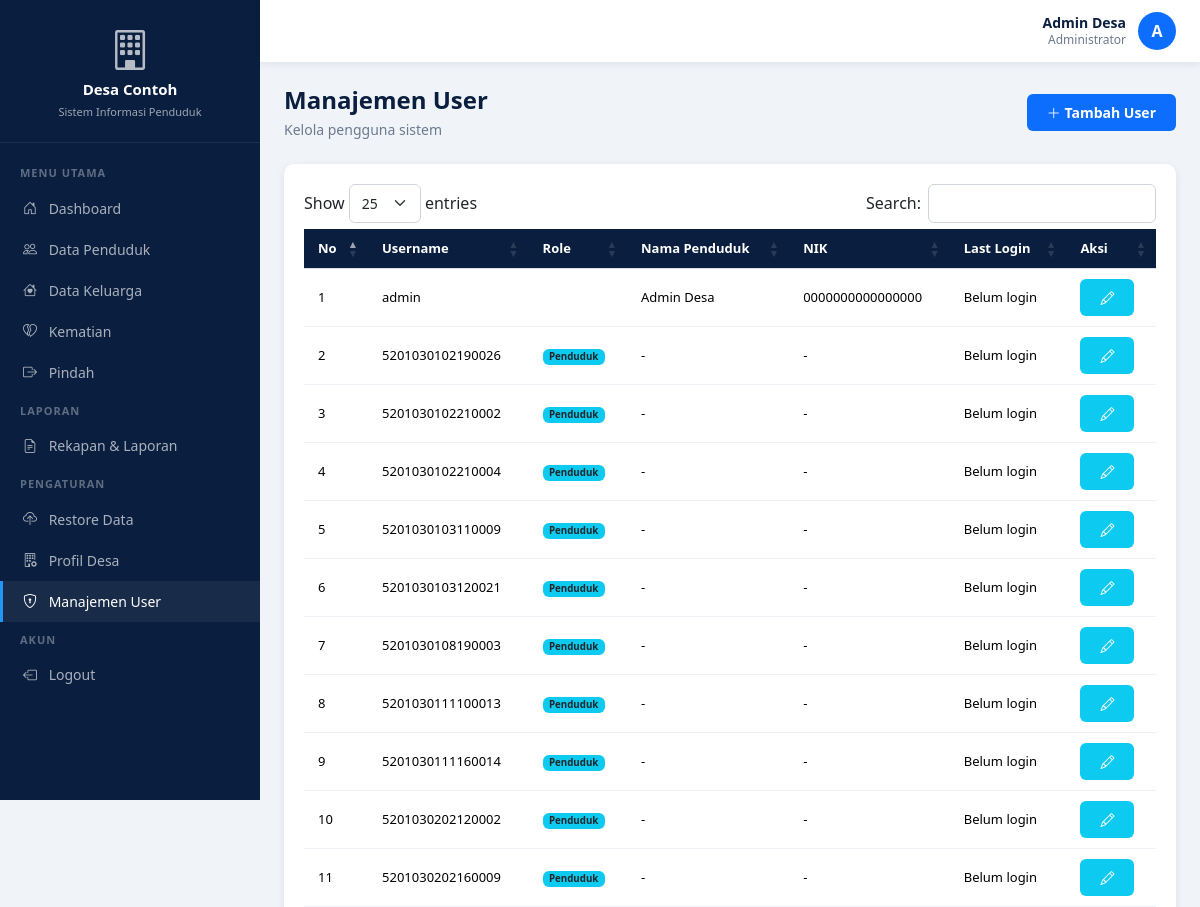
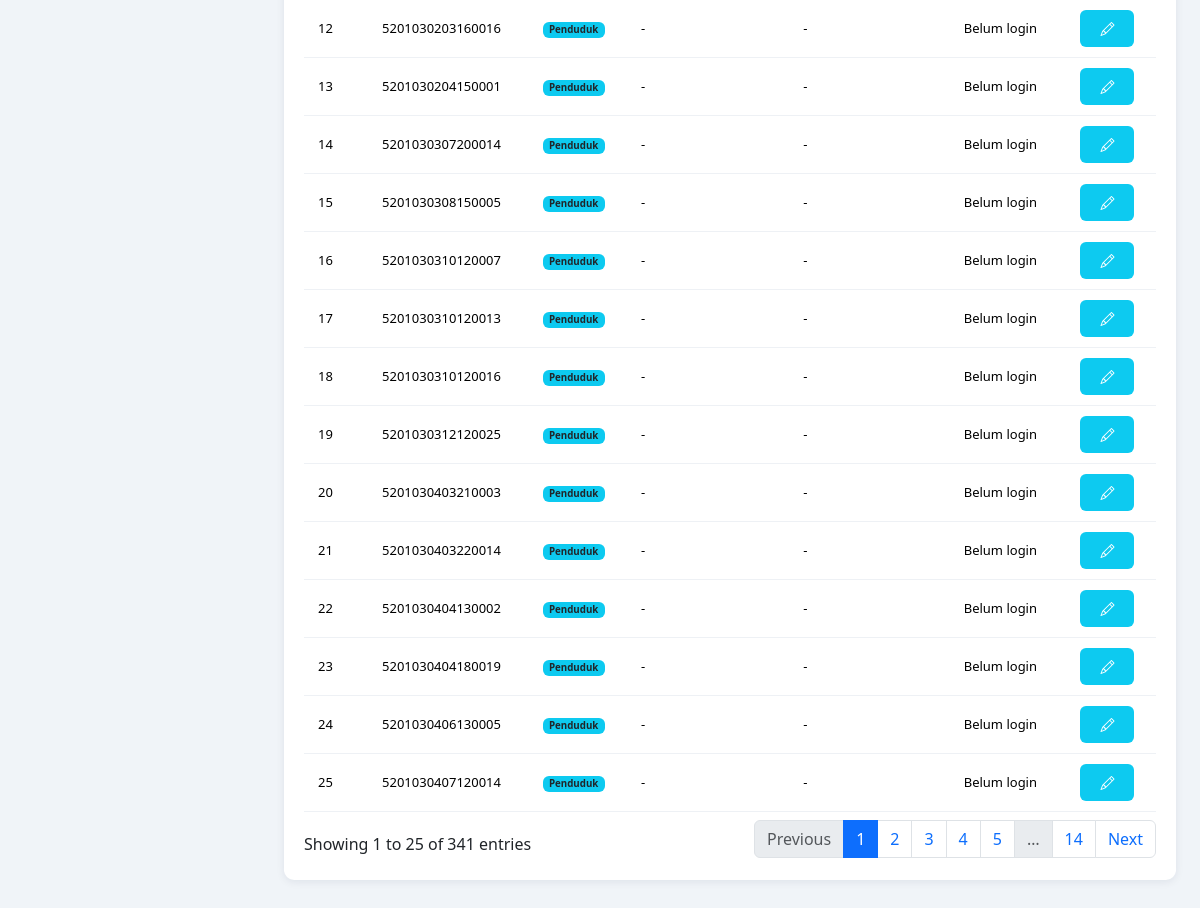
Screenshot of /admin/users/index.php (signed in) with the database file from the repository (2 pictures, top to bottom).
### tables this page shows
CREATE TABLE IF NOT EXISTS profil_desa (
    id INT AUTO_INCREMENT PRIMARY KEY,
    nama_desa VARCHAR(100) DEFAULT '',
    kecamatan VARCHAR(100) DEFAULT '',
    kabupaten VARCHAR(100) DEFAULT '',
    provinsi VARCHAR(100) DEFAULT '',
    alamat TEXT DEFAULT NULL,
    telepon VARCHAR(20) DEFAULT '',
    email VARCHAR(100) DEFAULT '',
    website VARCHAR(100) DEFAULT '',
    logo VARCHAR(255) DEFAULT NULL,
    visi TEXT DEFAULT NULL,
    misi TEXT DEFAULT NULL,
    sejarah TEXT DEFAULT NULL,
    updated_at DATETIME DEFAULT CURRENT_TIMESTAMP ON UPDATE CURRENT_TIMESTAMP
);

CREATE TABLE IF NOT EXISTS users (
    id INT AUTO_INCREMENT PRIMARY KEY,
    username VARCHAR(50) UNIQUE NOT NULL,
    password VARCHAR(255) NOT NULL,
    role ENUM('admin','penduduk') NOT NULL DEFAULT 'penduduk',
    penduduk_id INT DEFAULT NULL,
    no_kk VARCHAR(16) DEFAULT NULL,
    last_login DATETIME DEFAULT NULL,
    created_at DATETIME DEFAULT CURRENT_TIMESTAMP,
    FOREIGN KEY (penduduk_id) REFERENCES penduduk(id) ON DELETE SET NULL
);

CREATE TABLE IF NOT EXISTS penduduk (
    id INT AUTO_INCREMENT PRIMARY KEY,
    nik VARCHAR(16) UNIQUE NOT NULL,
    no_kk VARCHAR(16) DEFAULT NULL,
    hubungan_keluarga ENUM('KEPALA KELUARGA','SUAMI','ISTRI','ANAK','MENANTU','CUCU','ORANG TUA','MERTUA','FAMILI LAIN','LAINNYA') DEFAULT 'LAINNYA',
    nama VARCHAR(100) NOT NULL,
    tempat_lahir VARCHAR(50) DEFAULT '',
    tanggal_lahir DATE DEFAULT NULL,
    jenis_kelamin ENUM('L','P') DEFAULT 'L',
    alamat TEXT DEFAULT NULL,
    rt VARCHAR(3) DEFAULT '',
    rw VARCHAR(3) DEFAULT '',
    dusun VARCHAR(50) DEFAULT '',
    agama VARCHAR(20) DEFAULT '',
    status_perkawinan VARCHAR(20) DEFAULT '',
    pekerjaan VARCHAR(50) DEFAULT '',
    kewarganegaraan VARCHAR(10) DEFAULT 'WNI',
    status_hidup ENUM('hidup','meninggal','pindah') DEFAULT 'hidup',
    tgl_input DATETIME DEFAULT CURRENT_TIMESTAMP
);

### config/functions.php (called while the page is built, shortened)
<?php
require_once 'database.php';
require_once 'session.php';
function getProfilDesa() {
    global $pdo;
    $stmt = $pdo->query("SELECT * FROM profil_desa WHERE id = 1");
    return $stmt->fetch();
}

### config/session.php (called while the page is built, shortened)
<?php
function isLogin() {
    return isset($_SESSION['user_id']);
}
function isAdmin() {
    return isLogin() && $_SESSION['user_role'] === 'admin';
}

### admin/users/index.php (the view, shortened to what this page needs)
<?php
require_once '../../config/database.php';
require_once '../../config/functions.php';
$stmt = $pdo->query("SELECT u.*, p.nama as nama_penduduk, p.nik FROM users u LEFT JOIN penduduk p ON u.penduduk_id = p.id ORDER BY u.id");
$users = $stmt->fetchAll();
?>
<!DOCTYPE html>
<html lang="id">
<head>
    <link href="https://cdn.jsdelivr.net/npm/bootstrap@5.3.3/dist/css/bootstrap.min.css" rel="stylesheet">
    <link rel="stylesheet" href="https://cdn.jsdelivr.net/npm/bootstrap-icons@1.11.3/font/bootstrap-icons.min.css">
    <link rel="stylesheet" href="https://cdn.datatables.net/1.13.6/css/dataTables.bootstrap5.min.css">
    <link rel="stylesheet" href="../../assets/css/style.css">
</head>
<body>
    <?php include '../layout/sidebar.php'; ?>
    <div class="main-content">
        <?php include '../layout/topbar.php'; ?>
        <div class="content-wrapper">
            <div class="page-header d-flex justify-content-between align-items-center">
                <div>
                    <h4>Manajemen User</h4>
                    <p>Kelola pengguna sistem</p>
                </div>
                <a href="tambah.php" class="btn btn-primary"><i class="bi bi-plus-lg"></i> Tambah User</a>
            </div>
            <div class="card">
                <div class="card-body">
                    <div class="table-responsive">
                        <table class="table table-custom table-datatable">
                            <thead>
                                <tr>
                                    <th>No</th>
                                    <th>Username</th>
                                    <th>Role</th>
                                    <th>Nama Penduduk</th>
                                    <th>NIK</th>
                                    <th>Last Login</th>
                                    <th>Aksi</th>
                                </tr>
                            </thead>
                            <tbody>
                                <?php $no = 1; foreach ($users as $u): ?>
                                <tr>
                                    <td><?= $no++ ?></td>
                                    <td><?= htmlspecialchars($u['username']) ?></td>
                                    <td>
                                        <?php if ($u['role'] == 'admin'): ?>
                                            <span class="badge bg-navy">Admin</span>
                                        <?php else: ?>
                                            <span class="badge bg-info text-dark">Penduduk</span>
                                        <?php endif; ?>
                                    </td>
                                    <td><?= htmlspecialchars($u['nama_penduduk'] ?: '-') ?></td>
                                    <td><?= htmlspecialchars($u['nik'] ?: '-') ?></td>
                                    <td><?= $u['last_login'] ? formatTanggalWaktu($u['last_login']) : 'Belum login' ?></td>
                                    <td>
                                        <a href="edit.php?id=<?= $u['id'] ?>" class="btn btn-sm btn-info"><i class="bi bi-pencil"></i></a>
                                    </td>
                                </tr>
                                <?php endforeach; ?>
                            </tbody>
                        </table>
                    </div>
                </div>
            </div>
        </div>
    </div>
</body>
</html>

### admin/layout/sidebar.php (shortened to what this page needs)
<?php
$profil = getProfilDesa();
$isAdmin = isAdmin();
?>
<div class="sidebar">
    <div class="sidebar-brand">
        <?php if ($profil['logo'] && file_exists($profil['logo'])): ?>
            <img src="../../<?= htmlspecialchars($profil['logo']) ?>" alt="Logo">
        <?php else: ?>
            <i class="bi bi-building" style="font-size: 40px; opacity: 0.7;"></i>
        <?php endif; ?>
        <h6><?= htmlspecialchars($profil['nama_desa']) ?></h6>
        <small>Sistem Informasi Penduduk</small>
    </div>
    <div class="sidebar-menu">
        <div class="menu-label">Menu Utama</div>
        <a href="../../index.php" class="nav-item <?= basename($_SERVER['PHP_SELF']) == 'index.php' && basename(dirname($_SERVER['PHP_SELF'])) == '' ? 'active' : '' ?>"><i class="bi bi-house-door"></i> Dashboard</a>
        <?php if ($isAdmin): ?>
        <a href="../penduduk/index.php" class="nav-item <?= strpos($_SERVER['PHP_SELF'], 'penduduk') !== false ? 'active' : '' ?>"><i class="bi bi-people"></i> Data Penduduk</a>
        <a href="../keluarga/index.php" class="nav-item <?= strpos($_SERVER['PHP_SELF'], 'keluarga') !== false ? 'active' : '' ?>"><i class="bi bi-house-heart"></i> Data Keluarga</a>
        <a href="../kematian/index.php" class="nav-item <?= strpos($_SERVER['PHP_SELF'], 'kematian') !== false ? 'active' : '' ?>"><i class="bi bi-heartbreak"></i> Kematian</a>
        <a href="../pindah/index.php" class="nav-item <?= strpos($_SERVER['PHP_SELF'], 'pindah') !== false ? 'active' : '' ?>"><i class="bi bi-box-arrow-right"></i> Pindah</a>
        <div class="menu-label">Laporan</div>
        <a href="../laporan/index.php" class="nav-item <?= strpos($_SERVER['PHP_SELF'], 'laporan') !== false ? 'active' : '' ?>"><i class="bi bi-file-earmark-text"></i> Rekapan & Laporan</a>
        <div class="menu-label">Pengaturan</div>
        <a href="../restore/index.php" class="nav-item <?= strpos($_SERVER['PHP_SELF'], 'restore') !== false ? 'active' : '' ?>"><i class="bi bi-cloud-upload"></i> Restore Data</a>
        <a href="../profil/index.php" class="nav-item <?= strpos($_SERVER['PHP_SELF'], 'profil') !== false ? 'active' : '' ?>"><i class="bi bi-building-gear"></i> Profil Desa</a>
        <a href="../users/index.php" class="nav-item <?= strpos($_SERVER['PHP_SELF'], 'users') !== false ? 'active' : '' ?>"><i class="bi bi-shield-lock"></i> Manajemen User</a>
        <?php endif; ?>
        <div class="menu-label">Akun</div>
        <a href="../../logout.php" class="nav-item"><i class="bi bi-box-arrow-left"></i> Logout</a>
    </div>
</div>

### assets/css/style.css (style rules this page uses)
:root { --navy: #0A1F3F; --navy-dark: #07152E; --navy-light: #0D2B4E; --blue-primary: #0D6EFD; --blue-light: #2196F3; --blue-lighter: #E8F4FD; --bg-light: #F0F4F8; --text-dark: #0A1F3F; --text-muted: #6B7A8F; --white: #FFFFFF; --shadow: 0 2px 8px rgba(10, 31, 63, 0.08); --shadow-lg: 0 4px 16px rgba(10, 31, 63, 0.12); --radius: 10px; --radius-sm: 6px; --sidebar-width: 260px; }
* { margin: 0; padding: 0; box-sizing: border-box; }
body { font-family: 'Segoe UI', Tahoma, Geneva, Verdana, sans-serif; background: var(--bg-light); color: var(--text-dark); min-height: 100vh; overflow-x: hidden; }
.sidebar { position: fixed; top: 0; left: 0; width: var(--sidebar-width); height: 100vh; background: var(--navy); color: var(--white); overflow-y: auto; z-index: 1000; transition: left 0.3s ease; }
.sidebar-brand { padding: 20px; text-align: center; border-bottom: 1px solid rgba(255,255,255,0.08); }
.sidebar-brand h6 { font-weight: 700; color: var(--white); margin: 0; font-size: 15px; }
.sidebar-brand small { color: rgba(255,255,255,0.6); font-size: 11px; }
.sidebar-menu { padding: 12px 0; }
.sidebar-menu .menu-label { padding: 10px 20px 6px; font-size: 11px; text-transform: uppercase; letter-spacing: 1px; color: rgba(255,255,255,0.35); font-weight: 600; }
.sidebar-menu .nav-item { display: block; padding: 10px 20px; color: rgba(255,255,255,0.65); text-decoration: none; font-size: 14px; transition: all 0.2s; border-left: 3px solid transparent; }
.sidebar-menu .nav-item:hover, .sidebar-menu .nav-item.active { color: var(--white); background: rgba(255,255,255,0.06); border-left-color: var(--blue-light); }
.sidebar-menu .nav-item i { width: 22px; margin-right: 8px; text-align: center; }
.main-content { margin-left: var(--sidebar-width); width: calc(100% - var(--sidebar-width)); min-height: 100vh; transition: margin-left 0.3s ease; }
.content-wrapper { padding: 24px; width: 100%; max-width: 100%; overflow-x: hidden; }
.page-header { margin-bottom: 24px; }
.page-header h4 { font-weight: 700; color: var(--navy); margin: 0; }
.page-header p { color: var(--text-muted); font-size: 14px; margin: 4px 0 0; }
.card { border: none; border-radius: var(--radius); box-shadow: var(--shadow); margin-bottom: 20px; background: var(--white); }
.card-body { padding: 20px; }
.table-custom { width: 100%; border-collapse: collapse; }
.table-responsive { width: 100%; }
.table-custom thead th { background: var(--navy); color: var(--white); padding: 10px 14px; font-size: 13px; font-weight: 600; white-space: nowrap; }
.table-custom tbody td { padding: 10px 14px; font-size: 13px; border-bottom: 1px solid #eef1f5; vertical-align: middle; }
.btn { padding: 8px 20px; border-radius: var(--radius-sm); font-weight: 600; font-size: 14px; transition: all 0.2s; border: none; }
.btn-primary { background: var(--blue-primary); color: var(--white); }
.btn-info { background: #0DCAF0; color: white; }

### rows the page displays
profil_desa: nama_desa "Desa Contoh"
users: username "admin", penduduk.nama "Admin Desa", penduduk.nik "0000000000000000", shows "Belum login"
users: username "5201030102190026", role "Penduduk", nama_penduduk "-", nik "-", shows "Belum login"
users: username "5201030102210002", role "Penduduk", nama_penduduk "-", nik "-", shows "Belum login"
users: username "5201030102210004", role "Penduduk", nama_penduduk "-", nik "-", shows "Belum login"
users: username "5201030103110009", role "Penduduk", nama_penduduk "-", nik "-", shows "Belum login"
users: username "5201030103120021", role "Penduduk", nama_penduduk "-", nik "-", shows "Belum login"
users: username "5201030108190003", role "Penduduk", nama_penduduk "-", nik "-", shows "Belum login"
users: username "5201030111100013", role "Penduduk", nama_penduduk "-", nik "-", shows "Belum login"
users: username "5201030111160014", role "Penduduk", nama_penduduk "-", nik "-", shows "Belum login"
users: username "5201030202120002", role "Penduduk", nama_penduduk "-", nik "-", shows "Belum login"
users: username "5201030202160009", role "Penduduk", nama_penduduk "-", nik "-", shows "Belum login"
users: username "5201030203160016", role "Penduduk", nama_penduduk "-", nik "-", shows "Belum login"
users: username "5201030204150001", role "Penduduk", nama_penduduk "-", nik "-", shows "Belum login"
users: username "5201030307200014", role "Penduduk", nama_penduduk "-", nik "-", shows "Belum login"
users: username "5201030308150005", role "Penduduk", nama_penduduk "-", nik "-", shows "Belum login"
users: username "5201030310120007", role "Penduduk", nama_penduduk "-", nik "-", shows "Belum login"
users: username "5201030310120013", role "Penduduk", nama_penduduk "-", nik "-", shows "Belum login"
users: username "5201030310120016", role "Penduduk", nama_penduduk "-", nik "-", shows "Belum login"
users: username "5201030312120025", role "Penduduk", nama_penduduk "-", nik "-", shows "Belum login"
users: username "5201030403210003", role "Penduduk", nama_penduduk "-", nik "-", shows "Belum login"
users: username "5201030403220014", role "Penduduk", nama_penduduk "-", nik "-", shows "Belum login"
users: username "5201030404130002", role "Penduduk", nama_penduduk "-", nik "-", shows "Belum login"
users: username "5201030404180019", role "Penduduk", nama_penduduk "-", nik "-", shows "Belum login"
users: username "5201030406130005", role "Penduduk", nama_penduduk "-", nik "-", shows "Belum login"
users: username "5201030407120014", role "Penduduk", nama_penduduk "-", nik "-", shows "Belum login"

### other values shown
$username "Admin Desa"
$inisial "A"
